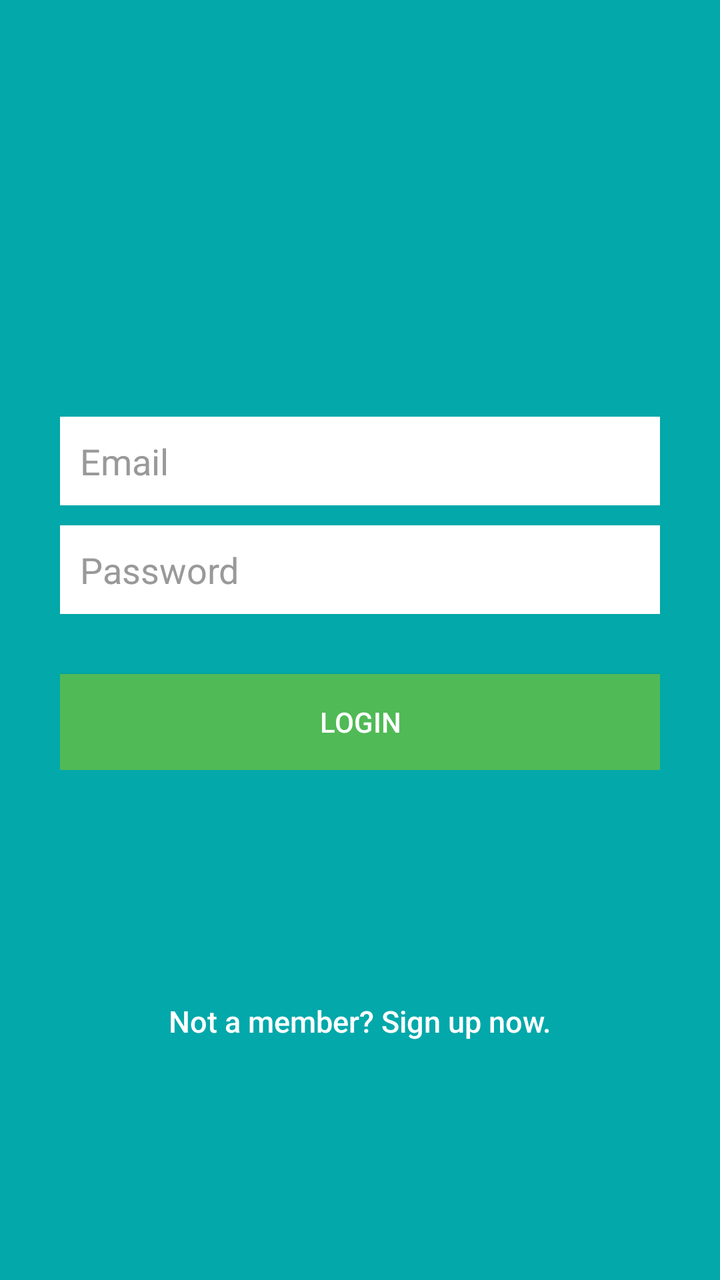
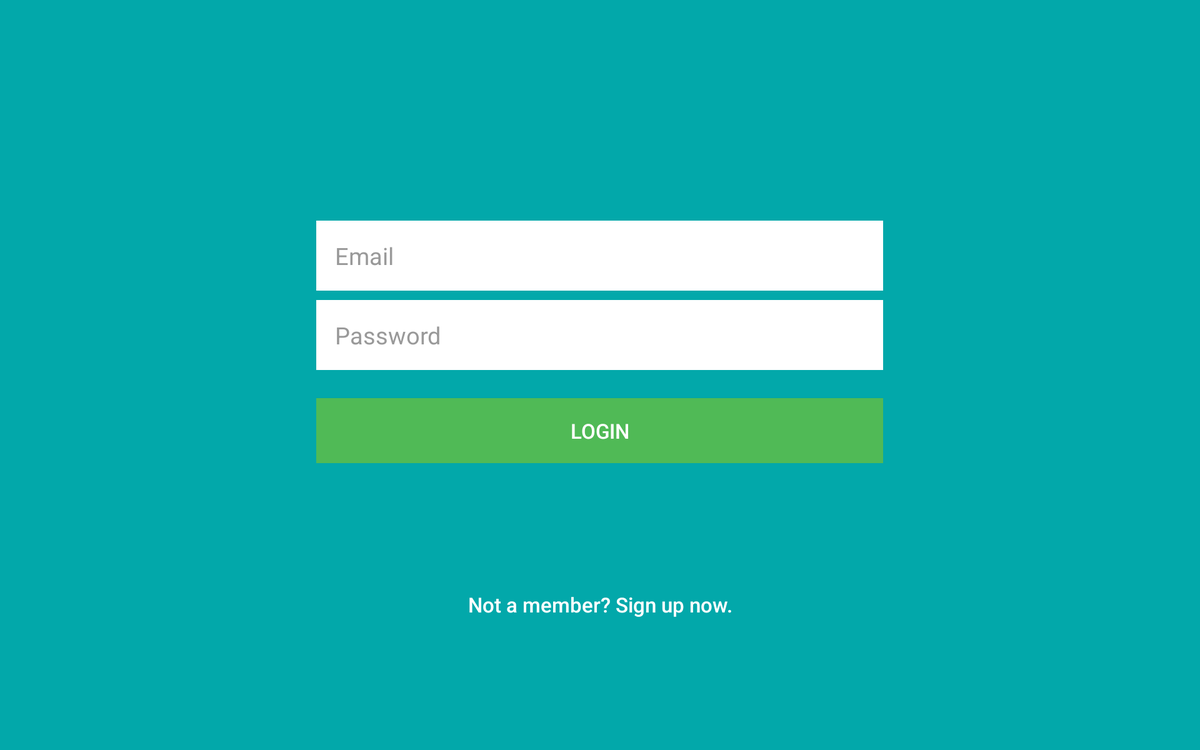

An Android layout and its configuration variant, each rendered on a device that would load it. The default file and the variant file are quoted in full after the pictures.
<!-- AndroidManifest.xml: activity theme AppTheme -->
<!-- res/layout/activity_login.xml -->
<?xml version="1.0" encoding="utf-8"?>
<LinearLayout xmlns:android="http://schemas.android.com/apk/res/android"
    android:layout_width="match_parent"
    android:layout_height="match_parent"
    android:background="@color/bg_login"
    android:gravity="center"
    android:orientation="vertical"
    android:padding="10dp">

    <LinearLayout
        android:layout_width="fill_parent"
        android:layout_height="0dp"
        android:layout_gravity="center"
        android:layout_weight="10"
        android:gravity="center"
        android:orientation="vertical"
        android:paddingLeft="20dp"
        android:paddingRight="20dp"
        android:weightSum="10">

        <LinearLayout
            android:layout_width="fill_parent"
            android:layout_height="0dp"
            android:layout_marginBottom="10dp"
            android:layout_weight="3"
            android:visibility="invisible" />

        <LinearLayout
            android:layout_width="fill_parent"
            android:layout_height="wrap_content"
            android:orientation="vertical">

            <EditText
                android:id="@+id/email"
                android:layout_width="fill_parent"
                android:layout_height="wrap_content"
                android:layout_marginBottom="10dp"
                android:background="@color/white"
                android:hint="@string/hint_email"
                android:inputType="textEmailAddress"
                android:padding="10dp"
                android:singleLine="true"
                android:textColor="@color/input_login"
                android:textColorHint="@color/input_login_hint" />

            <EditText
                android:id="@+id/password"
                android:layout_width="fill_parent"
                android:layout_height="wrap_content"
                android:layout_marginBottom="10dp"
                android:background="@color/white"
                android:hint="@string/hint_password"
                android:inputType="textPassword"
                android:padding="10dp"
                android:singleLine="true"
                android:textColor="@color/input_login"
                android:textColorHint="@color/input_login_hint" />

            

            <Button
                android:id="@+id/btnLogin"
                android:layout_width="fill_parent"
                android:layout_height="wrap_content"
                android:layout_marginTop="20dip"
                android:background="@color/btn_login_bg"
                android:text="@string/btn_login"
                android:textColor="@color/btn_login" />
        </LinearLayout>
    </LinearLayout>

    <LinearLayout
        android:layout_width="fill_parent"
        android:layout_height="0dp"
        android:layout_weight="3"
        android:orientation="vertical">
        
        <Button
            android:id="@+id/btnLinkToRegisterScreen"
            android:layout_width="fill_parent"
            android:layout_height="wrap_content"
            android:background="@null"
            android:text="@string/btn_link_to_register"
            android:textAllCaps="false"
            android:textColor="@color/white"
            android:textSize="15sp" />
    </LinearLayout>

</LinearLayout>
<!-- resources referenced by this layout -->
<resources>
  <color name="bg_login">#ff02a8aa</color>
  <color name="btn_login">#ffffffff</color>
  <color name="btn_login_bg">#ff50ba56</color>
  <color name="input_login">#222222</color>
  <color name="input_login_hint">#999999</color>
  <color name="white">#ffffff</color>
  <string name="btn_link_to_register">"Not a member? Sign up now."</string>
  <string name="btn_login">"LOGIN"</string>
  <string name="hint_email">"Email"</string>
  <string name="hint_password">"Password"</string>
  <style name="AppTheme" parent="Theme.AppCompat.Light.NoActionBar">
          
      </style>
</resources>
<!-- res/layout-xlarge/activity_login.xml (the repository's variant of the layout above) -->
<!-- drawn on a large tablet held sideways -->
<?xml version="1.0" encoding="utf-8"?>
<LinearLayout xmlns:android="http://schemas.android.com/apk/res/android"
    android:layout_width="fill_parent"
    android:layout_height="fill_parent"
    android:background="@color/bg_login"
    android:gravity="center"
    android:orientation="vertical"
    android:padding="10dp">

    <LinearLayout
        android:layout_width="fill_parent"
        android:layout_height="0dp"
        android:layout_gravity="center"
        android:layout_weight="10"
        android:gravity="center"
        android:orientation="vertical"
        android:weightSum="10">

        <LinearLayout
            android:layout_width="fill_parent"
            android:layout_height="0dp"
            android:layout_marginBottom="10dp"
            android:layout_weight="3"
            android:visibility="invisible" />

        <LinearLayout
            android:layout_width="fill_parent"
            android:layout_height="wrap_content"
            android:gravity="center"
            android:orientation="horizontal"
            android:weightSum="25"
            android:baselineAligned="false">

            <LinearLayout
                android:layout_width="0dp"
                android:layout_height="wrap_content"
                android:layout_weight="12"
                android:orientation="vertical">

                <EditText
                    android:id="@+id/email"
                    android:layout_width="fill_parent"
                    android:layout_height="wrap_content"
                    android:layout_marginBottom="10dp"
                    android:background="@color/white"
                    android:hint="@string/hint_email"
                    android:inputType="textEmailAddress"
                    android:padding="20dp"
                    android:singleLine="true"
                    android:textColor="@color/input_login"
                    android:textColorHint="@color/input_login_hint"
                    android:textSize="25sp" />

                <EditText
                    android:id="@+id/password"
                    android:layout_width="fill_parent"
                    android:layout_height="wrap_content"
                    android:layout_marginBottom="10dp"
                    android:background="@color/white"
                    android:hint="@string/hint_password"
                    android:inputType="textPassword"
                    android:padding="20dp"
                    android:singleLine="true"
                    android:textColor="@color/input_login"
                    android:textColorHint="@color/input_login_hint"
                    android:textSize="25sp" />

                

                <Button
                    android:id="@+id/btnLogin"
                    android:layout_width="fill_parent"
                    android:layout_height="wrap_content"
                    android:layout_marginTop="20dip"
                    android:background="@color/btn_login_bg"
                    android:padding="20dp"
                    android:text="@string/btn_login"
                    android:textColor="@color/btn_login"
                    android:textSize="22sp" />
            </LinearLayout>
        </LinearLayout>

    </LinearLayout>

    <LinearLayout
        android:layout_width="fill_parent"
        android:layout_height="0dp"
        android:layout_weight="3"
        android:paddingLeft="140dp"
        android:paddingRight="140dp">
        
        <Button
            android:id="@+id/btnLinkToRegisterScreen"
            android:layout_width="fill_parent"
            android:layout_height="wrap_content"
            android:background="@null"
            android:padding="20dp"
            android:text="@string/btn_link_to_register"
            android:textAllCaps="false"
            android:textColor="@color/white"
            android:textSize="22sp" />
    </LinearLayout>

</LinearLayout>
